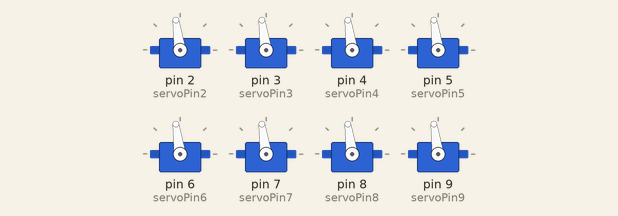
Simulated run of this sketch. Board: Arduino Uno, built with avr-gcc and run on an emulated ATmega328P. Shown: 8 × servo.

Above: at 7.1 s.
Timing chart, 0 to 8.6 s (numbered marks = the images above):
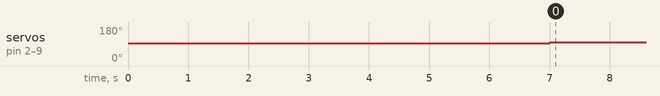

The sketch:

8_Moteurs.ino
```cpp
#include <Servo.h>
//Déclaration des Pins de sortie
byte servoPin2 = 2;
byte servoPin3 = 3;
byte servoPin4 = 4;
byte servoPin5 = 5;

byte servoPin6 = 6;
byte servoPin7 = 7;
byte servoPin8 = 8;
byte servoPin9 = 9;
//Création des moteurs
Servo servo1;
Servo servo2;
Servo servo3;
Servo servo4;

Servo servo5;
Servo servo6;
Servo servo7;
Servo servo8;


void setup() {
  //Attribution des pins à chaque moteur
	servo1.attach(servoPin2);
  servo2.attach(servoPin3);
  servo3.attach(servoPin4);
  servo4.attach(servoPin5);

  servo5.attach(servoPin6);
  servo6.attach(servoPin7);
  servo7.attach(servoPin8);
  servo8.attach(servoPin9);


	servo1.writeMicroseconds(1500); // send "stop" signal to ESC.
  servo2.writeMicroseconds(1500); // send "stop" signal to ESC.
  servo3.writeMicroseconds(1500); // send "stop" signal to ESC.
  servo4.writeMicroseconds(1500); // send "stop" signal to ESC.

  servo5.writeMicroseconds(1500); // send "stop" signal to ESC.
  servo6.writeMicroseconds(1500); // send "stop" signal to ESC.
  servo7.writeMicroseconds(1500); // send "stop" signal to ESC.
  servo8.writeMicroseconds(1500); // send "stop" signal to ESC.


	delay(7000); // delay to allow the ESC to recognize the stopped signal
}

void loop() {
	int signal = 1550; // Set signal value, which should be between 1100 and 1900
	servo1.writeMicroseconds(signal); // Send signal to ESC.
  servo2.writeMicroseconds(signal); // Send signal to ESC.
  servo3.writeMicroseconds(signal); // Send signal to ESC.
  servo4.writeMicroseconds(signal); // Send signal to ESC.

  servo5.writeMicroseconds(signal); // Send signal to ESC.
  servo6.writeMicroseconds(signal); // Send signal to ESC.
  servo7.writeMicroseconds(signal); // Send signal to ESC.
  servo8.writeMicroseconds(signal); // Send signal to ESC.

}
```

Measured:
- by itself, servo on pin 2 (servoPin2), servo on pin 3 (servoPin3), servo on pin 4 (servoPin4), servo on pin 5 (servoPin5), servo on pin 6 (servoPin6), servo on pin 7 (servoPin7), servo on pin 8 (servoPin8), servo on pin 9 (servoPin9): 93° → 98° at 7.0 s
